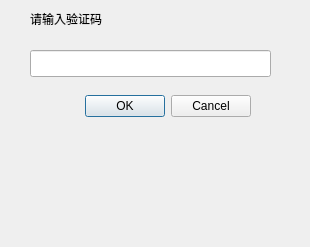
<ui version="4.0" >
 <class>AUTHCODE</class>
 <widget class="QDialog" name="AUTHCODE" >
  <property name="windowModality" >
   <enum>Qt::NonModal</enum>
  </property>
  <property name="geometry" >
   <rect>
    <x>0</x>
    <y>0</y>
    <width>310</width>
    <height>247</height>
   </rect>
  </property>
  <property name="windowTitle" >
   <string>AuthCode</string>
  </property>
  <widget class="QDialogButtonBox" name="buttonBox" >
   <property name="geometry" >
    <rect>
     <x>60</x>
     <y>90</y>
     <width>191</width>
     <height>32</height>
    </rect>
   </property>
   <property name="orientation" >
    <enum>Qt::Horizontal</enum>
   </property>
   <property name="standardButtons" >
    <set>QDialogButtonBox::Cancel|QDialogButtonBox::NoButton|QDialogButtonBox::Ok</set>
   </property>
  </widget>
  <widget class="QLabel" name="auth_image" >
   <property name="geometry" >
    <rect>
     <x>140</x>
     <y>10</y>
     <width>131</width>
     <height>31</height>
    </rect>
   </property>
   <property name="sizePolicy" >
    <sizepolicy vsizetype="Minimum" hsizetype="Minimum" >
     <horstretch>0</horstretch>
     <verstretch>0</verstretch>
    </sizepolicy>
   </property>
   <property name="minimumSize" >
    <size>
     <width>10</width>
     <height>10</height>
    </size>
   </property>
   <property name="text" >
    <string/>
   </property>
   <property name="pixmap" >
    <pixmap/>
   </property>
  </widget>
  <widget class="QLineEdit" name="auth_code" >
   <property name="geometry" >
    <rect>
     <x>30</x>
     <y>50</y>
     <width>241</width>
     <height>27</height>
    </rect>
   </property>
  </widget>
  <widget class="QLabel" name="label" >
   <property name="geometry" >
    <rect>
     <x>30</x>
     <y>10</y>
     <width>91</width>
     <height>18</height>
    </rect>
   </property>
   <property name="text" >
    <string>请输入验证码</string>
   </property>
  </widget>
  <widget class="QLabel" name="auth_text" >
   <property name="geometry" >
    <rect>
     <x>30</x>
     <y>130</y>
     <width>241</width>
     <height>51</height>
    </rect>
   </property>
   <property name="text" >
    <string/>
   </property>
   <property name="textFormat" >
    <enum>Qt::PlainText</enum>
   </property>
   <property name="wordWrap" >
    <bool>true</bool>
   </property>
  </widget>
  <widget class="QLabel" name="auth_tips" >
   <property name="geometry" >
    <rect>
     <x>40</x>
     <y>180</y>
     <width>231</width>
     <height>41</height>
    </rect>
   </property>
   <property name="text" >
    <string/>
   </property>
   <property name="textFormat" >
    <enum>Qt::PlainText</enum>
   </property>
   <property name="wordWrap" >
    <bool>true</bool>
   </property>
  </widget>
 </widget>
 <resources/>
 <connections>
  <connection>
   <sender>buttonBox</sender>
   <signal>accepted()</signal>
   <receiver>AUTHCODE</receiver>
   <slot>accept()</slot>
   <hints>
    <hint type="sourcelabel" >
     <x>248</x>
     <y>254</y>
    </hint>
    <hint type="destinationlabel" >
     <x>157</x>
     <y>274</y>
    </hint>
   </hints>
  </connection>
  <connection>
   <sender>buttonBox</sender>
   <signal>rejected()</signal>
   <receiver>AUTHCODE</receiver>
   <slot>reject()</slot>
   <hints>
    <hint type="sourcelabel" >
     <x>316</x>
     <y>260</y>
    </hint>
    <hint type="destinationlabel" >
     <x>286</x>
     <y>274</y>
    </hint>
   </hints>
  </connection>
 </connections>
</ui>
